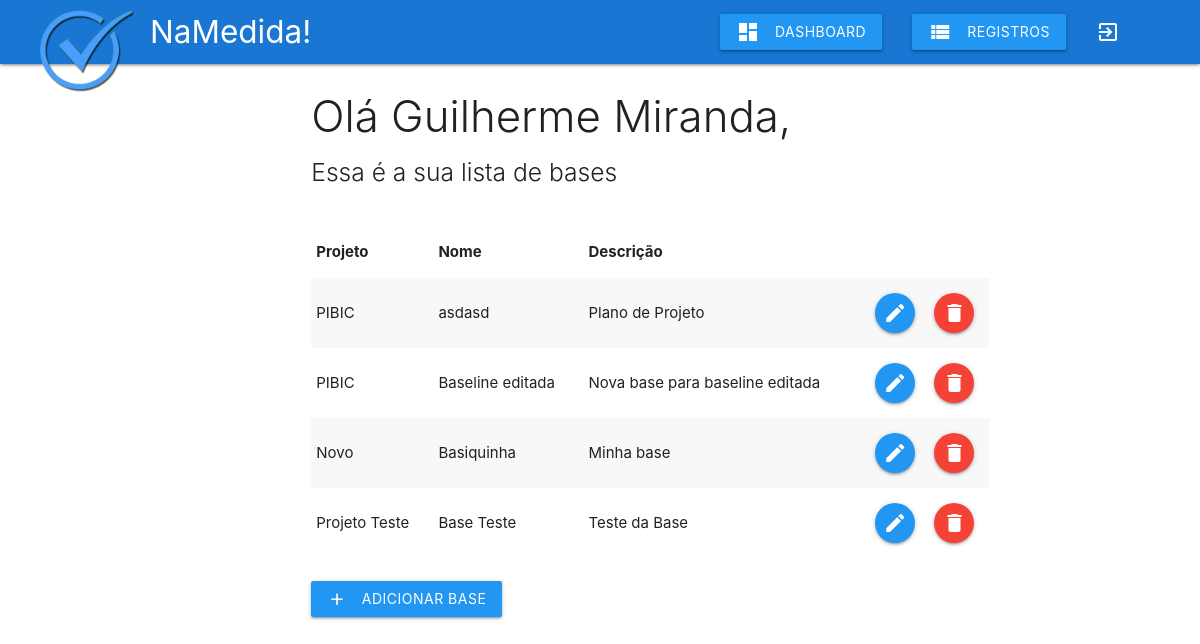
/php/base.php (signed in), run on the app's committed database.
### tables this page shows
CREATE TABLE `usuario` (
  `idUsuario` int(11) NOT NULL,
  `login` varchar(45) DEFAULT NULL,
  `senha` varchar(32) DEFAULT NULL,
  `nome` varchar(45) DEFAULT NULL
);

CREATE TABLE `base` (
  `idBase` int(11) NOT NULL,
  `nome` varchar(45) DEFAULT NULL,
  `descricao` varchar(255) DEFAULT NULL,
  `idProjeto` int(11) DEFAULT NULL
);

CREATE TABLE `projeto` (
  `idProjeto` int(11) NOT NULL,
  `nome` varchar(45) DEFAULT NULL,
  `descricao` varchar(255) DEFAULT NULL,
  `responsavel` varchar(45) DEFAULT NULL,
  `data_inicio` datetime DEFAULT NULL,
  `data_termino` datetime DEFAULT NULL,
  `idSetor` int(11) DEFAULT NULL
);

### php/includes/dados-usuario.php (called while the page is built, shortened)
<?php
$id = $_SESSION['idUsuario'];
$sql = "SELECT * FROM usuario WHERE idUsuario = '$id'";
$resultado = mysqli_query($connect, $sql);
$dados = mysqli_fetch_array($resultado);
$ids_projeto = array();

### php/includes/cabecalhos.php (called while the page is built, shortened)
<?php
$base[] = 'Projeto';
$base[] = 'Nome';
$base[] = 'Descrição';

### php/base.php (the view, shortened to what this page needs)
<?php
include_once 'db_connect.php';
include_once 'includes/header.php';
include_once 'includes/dados-usuario.php';
include_once 'includes/cabecalhos.php';
include_once 'includes/navbar.php';
?>
<div class="row">
	<div class="col s12 m7 push-m3">
		<h3 class="light"> Olá <?php echo $dados['nome']; ?>,</h3>
		<h5 class="light">Essa é a sua lista de bases</h5>
		<table class="striped responsive-table">
			<thead>
				<tr>
				<?php
					foreach ($base as $key) {
						echo "<th>$key</th>";
					}
				?>
				</tr>
			</thead>
			<tbody>
				<?php
					$sql = "SELECT * FROM base WHERE ";
					for ($i=0; $i < count($ids_projeto); $i++) {
						if ($i == 0):
							$sql = $sql."idProjeto = '$ids_projeto[$i]'";
						else:
							$sql = $sql." or idProjeto = '$ids_projeto[$i]'";
						endif;
					}
					$resultado = mysqli_query($connect, $sql);
					while ($base_dados = mysqli_fetch_array($resultado)):
				?>
				<tr>
					<td><?php
						$id = $base_dados['idProjeto'];
						$sql = "SELECT nome FROM projeto WHERE idProjeto = '$id'";
						$projeto_nome = mysqli_query($connect, $sql);
						$projeto_nome = mysqli_fetch_array($projeto_nome);
						echo $projeto_nome['nome'];
					?></td>
					<td><?php echo $base_dados['nome']; ?></td>
					<td><?php echo $base_dados['descricao']; ?></td>
					<td><a href="editar-base.php?idBase=<?php echo $base_dados['idBase']; ?>" class="btn-floating blue"><i class="material-icons">edit</i></a></td>
					<td><a href="#modal<?php echo $base_dados['idBase']; ?>" class="btn-floating red modal-trigger"><i class="material-icons">delete</i></a></td>
				</tr>
				<?php endwhile; ?>
			</tbody>
		</table>
		<br>
		<a class='btn waves-effect waves-light blue' href='adicionar-base.php'>adicionar base<i class="material-icons left">add</i></a>
	</div>
</div>
<?php
include_once 'includes/footer.php';
?>

### php/includes/style.php (style rules this page uses)
.responsive-table { margin-top: 40px; }

### data on the page
usuario: nome "Guilherme Miranda"
base: idProjeto.nome "PIBIC", nome "asdasd", descricao "Plano de Projeto"
base: idProjeto.nome "PIBIC", nome "Baseline editada", descricao "Nova base para baseline editada"
base: idProjeto.nome "Novo", nome "Basiquinha", descricao "Minha base"
base: idProjeto.nome "Projeto Teste", nome "Base Teste", descricao "Teste da Base"

### other printed values
$key "Projeto"
$key "Nome"
$key "Descrição"
